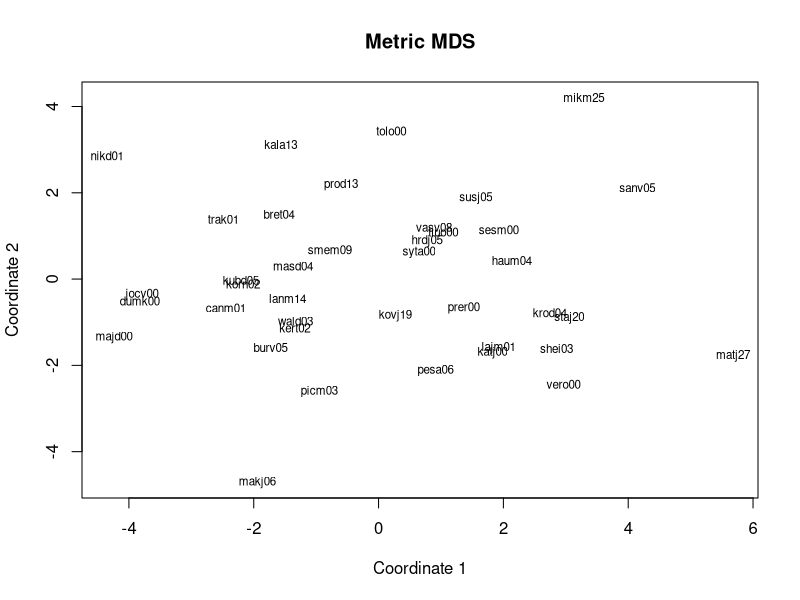
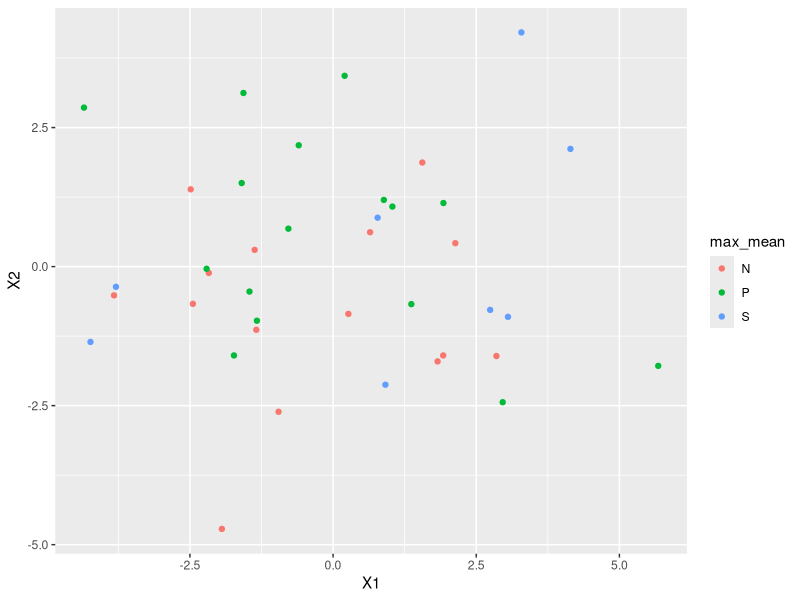

Write R code to recreate these figures, in order.
#### Do not execute - following is further, unpublished analysis.

# MDS nerieši nič, grafy nižšie ale vyzerajú niektoré celkom zaujímavo
# problém je, že ja nevidím celú podstatu za tým

# Dependencies
list.of.packages <- c("openxlsx","magrittr","tidyverse")
new.packages <- list.of.packages[!(list.of.packages %in% installed.packages()[,"Package"])]
if(length(new.packages)) install.packages(new.packages)
lapply(list.of.packages, require, character.only = TRUE)
rm(list = c("list.of.packages","new.packages"))

# read xlsx data if it is not loaded yet
if (!exists("Stats")) Stats <- openxlsx::read.xlsx("Stats.xlsx", sheet = "Sheet 1")

# filtrovanie a oprava chybných
Stats <- subset(Stats,!(Student_ID %in% c("1ac81dbe09bf3f0f3eac3d67ebc7c53e") 
                        & Exc_round  == 1)) #
Stats <- subset(Stats,!(Student_ID %in% c("6f1c1fea47a3b121012af306c5824c02") 
                        & Exc_round  == 2)) #
Stats <- subset(Stats,!(Student_ID %in% c("9547de7153ef46ae8a67d6548b3c2e25")))


# personality
personality <- Stats %>% 
  group_by(Initials) %>% 
  summarize(B5_O = round(mean(B5_O)),
            B5_C = round(mean(B5_C)),
            B5_E = round(mean(B5_E)),
            B5_A = round(mean(B5_A)),
            B5_N = round(mean(B5_N)),
            SS_Exp_seek = round(mean(SS_Exp_seek)),
            SS_Boredom_susc = round(mean(SS_Boredom_susc)),
            SS_Thrill_adv = round(mean(SS_Thrill_adv)),
            SS_Disinhib= round(mean(SS_Disinhib))) %>% 
  select(Initials, B5_O:SS_Disinhib)

# students with average(for exercises) motivation by role
mot_by_role <- Stats %>% as_tibble %>%
  select(Initials, Exc_round, INNER_R1:Role_06) %>%
  gather(Round,Result,INNER_R1:INNER_R6, factor_key=TRUE) %>%
  mutate(Role = case_when(Round == "INNER_R1" ~ Role_01,
                          Round == "INNER_R2" ~ Role_02,
                          Round == "INNER_R3" ~ Role_03,
                          Round == "INNER_R4" ~ Role_04,
                          Round == "INNER_R5" ~ Role_05,
                          Round == "INNER_R6" ~ Role_06)) %>%
  select(Initials, Role, Exc_round, Round, Result) %>% 
  group_by(Initials, Role) %>% 
  summarize(mean_mot = mean(Result, na.rm = T),
            min_mot = min(Result, na.rm = T),
            max_mot = max(Result, na.rm = T),
            rng_mot = max(Result, na.rm = T) - min(Result, na.rm = T),
            .groups = "keep") %>% 
  mutate(Role = factor(Role))

# personal results, remove personality 
person_res <- mot_by_role %>% 
  pivot_wider(names_from = "Role",
              values_from = c("mean_mot","min_mot","max_mot","rng_mot")) %>% 
  inner_join(personality, by  = "Initials")


mydata = data.frame(personality[,c("B5_O","B5_C","B5_E","B5_A","B5_N")])
rownames(mydata) = personality$Initials



# Classical MDS
# N rows (objects) x p columns (variables)
# each row identified by a unique row name

d <- dist(mydata) # euclidean distances between the rows
fit <- cmdscale(d,eig=TRUE, k=2) # k is the number of dim
fit # view results

# plot solution 
x <- fit$points[,1]
y <- fit$points[,2]
plot(x, y, xlab="Coordinate 1", ylab="Coordinate 2", 
     main="Metric MDS", type="n")
text(x, y, labels = row.names(mydata), cex=.7)

retRole = function(data,cols,max_min = "max"){
  if(max_min == "max"){
  val = apply(X=data[,cols], MARGIN=1, FUN=max, na.rm = T)
  } else {
    val = apply(X=data[,cols], MARGIN=1, FUN=min, na.rm = T)
  }
  role = ifelse(val==data[,cols[1]],"N",NA)
  role = ifelse(!is.na(role),role,ifelse(val==data[,cols[2]],"P","S"))
  role = ifelse(!is.na(role),role,"S")
  return(as.character(role))
}

pref=personality[,c("Initials","B5_O","B5_C","B5_E","B5_A","B5_N","SS_Exp_seek",
                    "SS_Boredom_susc","SS_Thrill_adv","SS_Disinhib")]
 
pref$X1 = fit$points[,1]
pref$X2 = fit$points[,2]

cols = c("mean_mot_Navigator","mean_mot_Pilot","mean_mot_Solo")
pref$max_mean = retRole(person_res,cols,"max")
pref$min_mean = retRole(person_res,cols,"min")

cols = c("max_mot_Navigator","max_mot_Pilot","max_mot_Solo")
pref$max = retRole(person_res,cols,"max")
cols = c("min_mot_Navigator","min_mot_Pilot","min_mot_Solo")
pref$min = retRole(person_res,cols,"min")
pref


ggplot(pref, aes(X1,X2, col = max_mean)) + geom_point()

